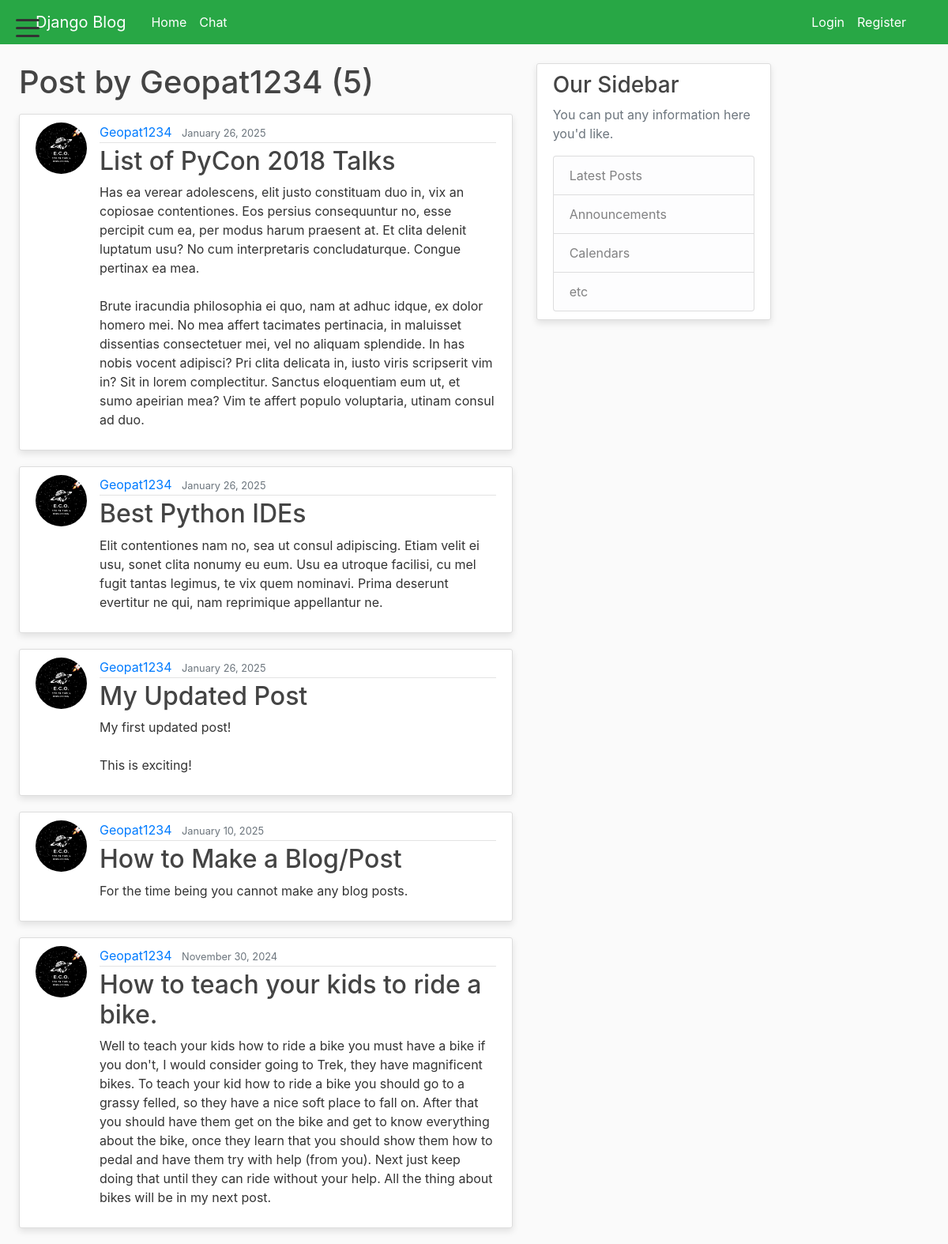
Screenshot of /user/Geopat1234 with the database file from the repository.
### blog/models.py (models this page shows, shortened)
class Post(models.Model):
    title = models.CharField(max_length=100)
    content = models.TextField()
    date_posted = models.DateTimeField(default=timezone.now)
    author = models.ForeignKey(User, on_delete=models.CASCADE)

### users/models.py (models this page shows, shortened)
class Profile(models.Model):
    user = models.OneToOneField(User, on_delete=models.CASCADE)
    image = models.ImageField(default='default.jpg', upload_to='profile_pics')

### blog/views.py (the view)
# urls.py: path('user/<str:username>', UserPostListView.as_view(), name='user-posts'),
class UserPostListView(ListView):
    model = Post
    template_name = 'blog/user_posts.html'
    context_object_name = 'posts'
    paginate_by = 5
    def get_queryset(self):
        user = get_object_or_404(User, username=self.kwargs.get('username'))
        return Post.objects.filter(author=user).order_by('-date_posted')

### blog/templates/blog/user_posts.html (shortened to what this page needs)
{% extends "blog/base.html" %}
{% block content %}
    <h1 class="mb-3">Post by {{ view.kwargs.username }} ({{ page_obj.paginator.count }})</h1>
    {% for post in posts %}
        <article class="media content-section">
            <img class="rounded-circle article-img" src="{{ post.author.profile.image.url }}">
            <div class="media-body">
            <div class="article-metadata">
                <a class="mr-2" href="{% url 'user-posts' post.author.username %}">{{ post.author }}</a>
                <small class="text-muted">{{ post.date_posted|date:"F d, Y" }}</small>
            </div>
            <h2><a class="article-title" href="{% url 'post-detail' post.id%}">{{ post.title }}</a></h2>
            <p class="article-content">{{ post.content }}</p>
            </div>
        </article>
    {% endfor %}
{% endblock content %}

### blog/static/blog/main.css (style rules this page uses)
body { background: #fafafa; color: #333333; margin-top: 5rem; }
h1, h2, h3, h4, h5, h6 { color: #444444; }
.content-section { background: #ffffff; padding: 10px 20px; border: 1px solid #dddddd; border-radius: 3px; margin-bottom: 20px; box-shadow: 0 4px 8px rgba(0, 0, 0, 0.1); }
.article-title { color: #444444; }
.article-content { white-space: pre-line; }
.article-img { height: 65px; width: 65px; margin-right: 16px; }
.article-metadata { padding-bottom: 1px; margin-bottom: 4px; border-bottom: 1px solid #e3e3e3; }

### rows the page displays
Post: author.profile.image (picture), author "Geopat1234", date_posted "January 26, 2025", title "List of PyCon 2018 Talks", content "Has ea verear adolescens, elit justo constituam duo in, vix an copiosae contentiones. Eos persius consequuntur no, esse percipit cum ea, per modus harum praesent at. Et clita delenit luptatum usu? No cum interpretaris concludaturque. Congue pertinax ea mea. Brute iracundia philosophia ei quo, nam at adhuc idque, ex dolor homero mei. No mea affert tacimates pertinacia, in maluisset dissentias consectetuer mei, vel no aliquam splendide. In has nobis vocent adipisci? Pri clita delicata in, iusto viris scripserit vim in? Sit in lorem complectitur. Sanctus eloquentiam eum ut, et sumo apeirian mea? Vim te affert populo voluptaria, utinam consul ad duo."
Post: author.profile.image (picture), author "Geopat1234", date_posted "January 26, 2025", title "Best Python IDEs", content "Elit contentiones nam no, sea ut consul adipiscing. Etiam velit ei usu, sonet clita nonumy eu eum. Usu ea utroque facilisi, cu mel fugit tantas legimus, te vix quem nominavi. Prima deserunt evertitur ne qui, nam reprimique appellantur ne."
Post: author.profile.image (picture), author "Geopat1234", date_posted "January 26, 2025", title "My Updated Post", content "My first updated post! This is exciting!"
Post: author.profile.image (picture), author "Geopat1234", date_posted "January 10, 2025", title "How to Make a Blog/Post", content "For the time being you cannot make any blog posts."
Post: author.profile.image (picture), author "Geopat1234", date_posted "November 30, 2024", title "How to teach your kids to ride a bike.", content "Well to teach your kids how to ride a bike you must have a bike if you don't, I would consider going to Trek, they have magnificent bikes. To teach your kid how to ride a bike you should go to a grassy felled, so they have a nice soft place to fall on. After that you should have them get on the bike and get to know everything about the bike, once they learn that you should show them how to pedal and have them try with help (from you). Next just keep doing that until they can ride without your help. All the thing about bikes will be in my next post."

### other values shown
{{ view.kwargs.username }} "Geopat1234"
{{ page_obj.paginator.count }} "5"
